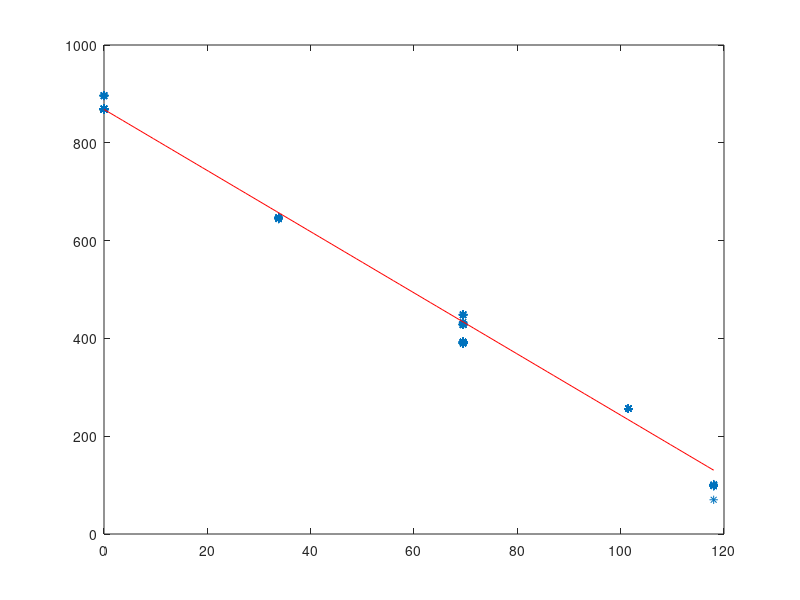

The MATLAB script that drew this image:
%%cella 500_022 on pin A0
clear all; close all; clc;
dati=load('dati500_022.mat');
plot(dati.dati_500_022(:,1),dati.dati_500_022(:,2),'*')
hold on
c=polyfit(dati.dati_500_022(:,1),dati.dati_500_022(:,2),1);
xx=linspace(dati.dati_500_022(1,1),dati.dati_500_022((length(dati.dati_500_022)),1));
yy=polyval(c,xx);
plot(xx,yy,'r')
